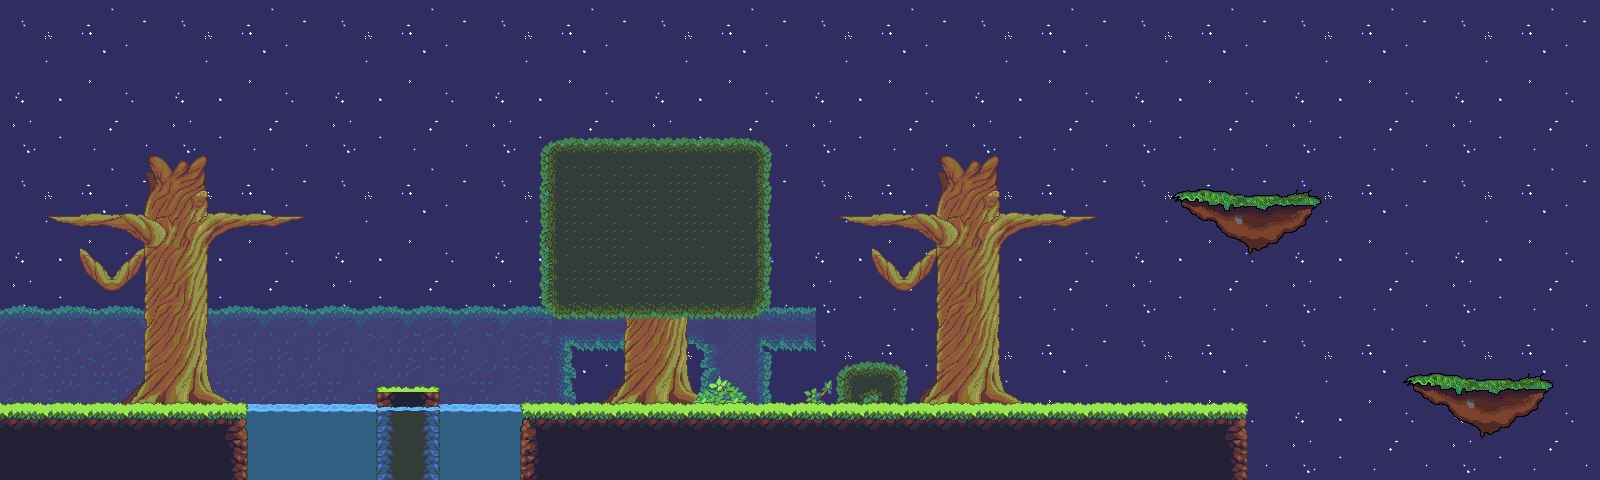

A 2D game scene composited from a Tiled map and its tileset images. What follows is a short description and the map's XML, with each tile layer's data collapsed to a summary:
An orthogonal 200x60 tile map with 8x8 px tiles, 7 tile layers (background, caves_deco, background_bush, free_ga, ...), 6 tilesets and 2 objects (passage, player_start).

<map version="1.0" orientation="orthogonal" width="200" height="60" tilewidth="8" tileheight="8">
 <properties>
  <property name="music_track" value="Space_Adventure.mp3" />
 </properties>
 <tileset firstgid="1" name="Tileset1_8x8" tilewidth="8" tileheight="8">
  <image source="Tileset1_8x8.png" width="256" height="424" />
 </tileset>
 <tileset firstgid="1697" name="Tileset2_8x8" tilewidth="8" tileheight="8">
  <image source="Tileset2_8x8.png" width="256" height="256" />
 </tileset>
 <tileset firstgid="2721" name="SpaceBGC" tilewidth="8" tileheight="8">
  <image source="SpaceBGC.png" width="160" height="160" />
 </tileset>
 <tileset firstgid="3121" name="rLJjmOe" tilewidth="8" tileheight="8">
  <image source="rLJjmOe.png" width="896" height="480" />
 </tileset>
 <tileset firstgid="9841" name="platforms_cloud" tilewidth="8" tileheight="8">
  <image source="platforms_cloud.png" width="307" height="307" />
 </tileset>
 <tileset firstgid="11285" name="SpaceBGC_recolor" tilewidth="8" tileheight="8">
  <image source="SpaceBGC_recolor.png" width="160" height="160" />
 </tileset>
 <layer name="background" width="200" height="60">
  <data>[12000 cells, 12000 non-empty, 400 distinct tile ids]</data>
 </layer>
 <layer name="caves_deco" width="200" height="60">
  <data>[12000 cells, 462 non-empty, 231 distinct tile ids]</data>
 </layer>
 <layer name="background_bush" width="200" height="60">
  <data>[12000 cells, 1856 non-empty, 116 distinct tile ids]</data>
 </layer>
 <layer name="free_ga" width="200" height="60">
  <data>[12000 cells, 2785 non-empty, 958 distinct tile ids]</data>
 </layer>
 <layer name="walls" width="200" height="60">
  <data>[12000 cells, 1271 non-empty, 133 distinct tile ids]</data>
 </layer>
 <layer name="foreground" width="200" height="60">
  <data>[12000 cells, 32 non-empty, 32 distinct tile ids]</data>
 </layer>
 <objectgroup name="objects" width="200" height="60">
  <object name="passage" x="29" y="381" width="4" height="19">
   <properties>
    <property name="to_passage" value="hall1_f1" />
    <property name="to_scene" value="hall.tmx" />
   </properties>
  </object>
  <object name="player_start" x="282" y="52" width="12" height="25" />
 </objectgroup>
 <layer name="water" width="200" height="60">
  <data>[12000 cells, 824 non-empty, 106 distinct tile ids]</data>
 </layer>
</map>
